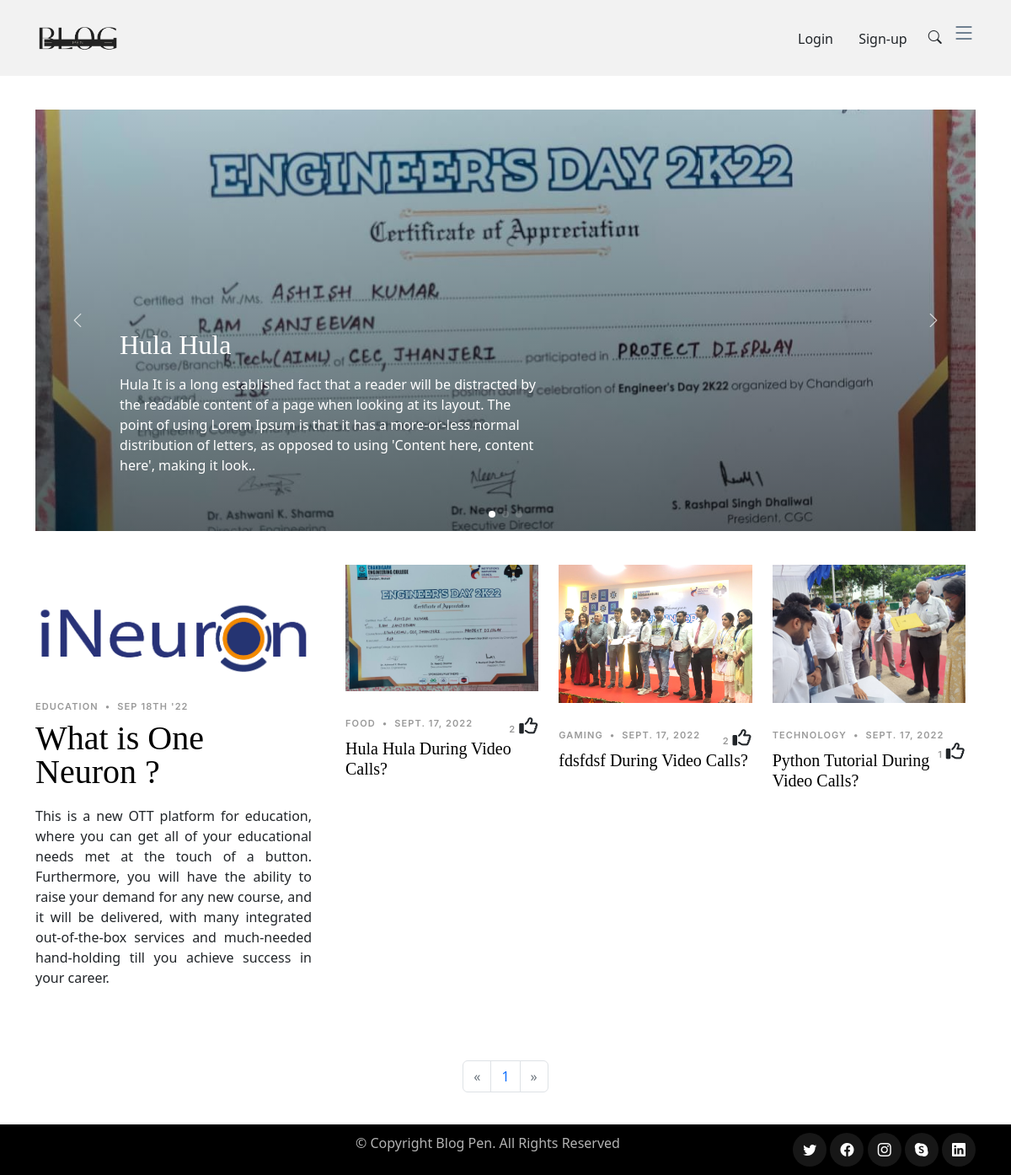
Before: / with the older database file.
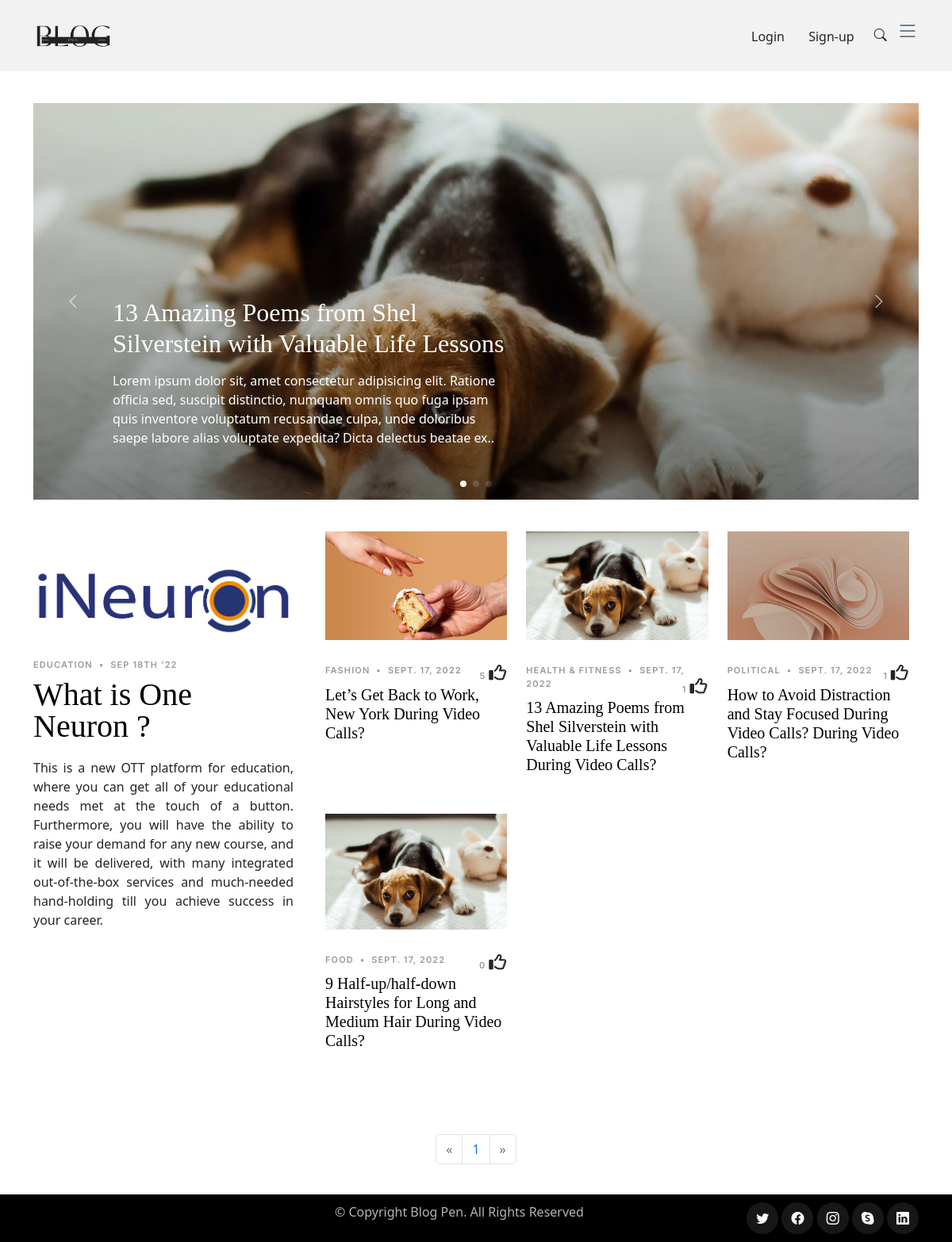
After: the same page with the newer database file.
### blog/models.py (models this page shows, shortened)
class Post(models.Model):
    sno = models.AutoField(primary_key=True)
    title = models.CharField(max_length=200)
    content = models.TextField()
    author = models.ForeignKey(User,on_delete=models.CASCADE)
    category  = models.CharField(
        max_length = 50,
        choices = INT_CHOICES,
        default = 'college'
        )
    likes = models.IntegerField(default=0)
    timestamp = models.DateField(blank=True)
    image = models.ImageField(upload_to="thumbnails/")

### home/views.py (the view)
# urls.py: path('', views.bloghome, name='home'),
def bloghome(request):
    a = Post.objects.all().order_by('-likes')
    p = Paginator(a,6)
    page_number = request.GET.get('page')
    pgs_page = p.get_page(page_number)
    likes_list = []
    carouselPages = Post.objects.all()[0:3]
    for i in pgs_page:
        try:
            Likes.objects.get(user=request.user.username,post_sno = i.sno)
            likes_list.append(True)
        except Exception as e:
            likes_list.append(False)
    return render(request,'blog/bloghome.html',{'posts':zip(likes_list,pgs_page),'page_range':p.page_range,'lklist':likes_list,'carousal':carouselPages})

### templates/blog/bloghome.html (shortened to what this page needs)
{% extends 'home/basic.html' %}
{% load static %}
{% block body %}
<main >
    <section id="hero-slider" class="hero-slider" style="margin-top:0px">
      <div class="container-md" >
        <div class="row">
          <div class="col-12">
            <div class="swiper sliderFeaturedPosts">
              <div class="swiper-wrapper">
                {% for post in carousal  %}
                <div class="swiper-slide">
                    <a href="{% url 'slug' post.sno %}" class="img-bg d-flex align-items-end" style="background-image: url('http://127.0.0.1:8000/media/{{post.image}}');">
                      <div class="img-bg-inner">
                        <h2>{{post.title}}</h2>
                        <p>{{post.content|slice:290|safe}}..</p>
                      </div>
                    </a>
                  </div>
                {% endfor %}
              </div>
              <div class="custom-swiper-button-next">
                <span class="bi-chevron-right"></span>
              </div>
              <div class="custom-swiper-button-prev">
                <span class="bi-chevron-left"></span>
              </div>
              <div class="swiper-pagination"></div>
            </div>
          </div>
        </div>
      </div>
    </section>
    <section id="posts" class="posts">
      <div class="container" data-aos="fade-up">
        <div class="row ">
          <div class="col-lg-4" style="padding-right: 40px">
            <div class="post-entry-1 lg">
              <a href="single-post.html"><img src="{% static 'nuron.png' %}" alt="" class="img-fluid"></a>
              <div class="post-meta"><span class="date">Education</span> <span class="mx-1">&bullet;</span> <span>Sep 18th '22</span></div>
              <h2><a href="single-post.html">What is One Neuron ?</a></h2>
              <p class="mb-4  d-block" style="text-align: justify">This is a new OTT platform for education, where you can get all of your educational needs met at the touch of a button. Furthermore, you will have the ability to raise your demand for any new course, and it will be delivered, with many integrated out-of-the-box services and much-needed hand-holding till you achieve success in your career.</p>
            </div>
          </div>
          <div class="col-lg-8">
            <div class="row g-5">
                <div class="row">
                {% for like,post in posts %}
                    <div class="post-entry-1 col-md-4">
                        <a href="{% url 'slug' post.sno %}"><img src="http://127.0.0.1:8000/media/{{post.image}}" alt="" class="img-fluid"></a>
                        <div class="post-meta"><span class="date"> {{post.category}}</span> <span class="mx-1">&bullet;</span> <span>{{post.timestamp}}</span>
                            <span style="float: right"> {{post.likes}}
                                {% if user.is_authenticated %}
                         {% comment %} if user i logged in then check if he has already liked the post or not {% endcomment %}
                            {% if like %}
                            <a  style="text-align: left"  > <i class="fa fa-2x fa-thumbs-up"></i>  </a>
                            {% else %}
                            <a  style="text-align: left"  href="{% url 'like' post.sno %}"> <i class="fa-regular fa-2x fa-thumbs-up"></i>  </a>
                            {% endif %}
                       {% else %}
                       <a style="text-align: left" href="{% url 'login' %}" > <i class="fa-regular fa-2x fa-thumbs-up"></i>  </a>
                        {% endif %}
                            </span></div>
                        <h2><a href="{% url 'slug' post.sno %}">{{post.title}}
                 During Video Calls?</a></h2>
                </div>
                {% endfor %}
              </div>
            </div>
          </div>
        </div>
      </div>
    </section>
  </main>
<div class="container my-3">
<div class="container mb-5">
<nav aria-label="Page navigation example">
    <ul class="pagination justify-content-center">
    {% if pgs.has_previous %}
    <li class="page-item ">
        <a class="page-link"  href="?page={{pgs.previous_page_number}}" aria-label="Previous">
          <span aria-hidden="true">&laquo;</span>
        </a>
      </li>
    {% else %}
    <li class="page-item disabled">
        <a class="page-link"  href="#" aria-label="Previous">
          <span aria-hidden="true">&laquo;</span>
        </a>
      </li>
    {% endif %}
      {% for page in page_range %}
      {% if page == pgs.number %}
       <li class="page-item active" aria-current="page"><a class="page-link" href="?page={{page}}">{{page}}</a></li>
      {% else %}
       <li class="page-item"><a class="page-link" href="?page={{page}}">{{page}}</a></li>
      {% endif %}
      {% endfor %}
      {% if pgs.has_next %}
       <li class="page-item">
        <a class="page-link" href="?page={{pgs.next_page_number}}" aria-label="Next">
          <span aria-hidden="true">&raquo;</span>
        </a>
      </li>
      {% else %}
       <li class="page-item disabled">
        <a class="page-link" href="#" aria-label="Next">
          <span aria-hidden="true">&raquo;</span>
        </a>
      </li>
      {% endif %}
    </ul>
  </nav>
</div>
</div>
<div style="height: 50px">
</div>
    {% endblock %}

### templates/home/basic.html (shortened to what this page needs)
<!doctype html>
<html lang="en">
{% load static %}
    <head>
  <link href="https://cdn.jsdelivr.net/npm/bootstrap-avatar@latest/dist/avatar.min.css" rel="stylesheet">
  <link
    rel="stylesheet"
    href="https://cdn.jsdelivr.net/npm/swiper@8/swiper-bundle.min.css"
    />
<link href="{% static 'assets/vendor/bootstrap/css/bootstrap.min.css' %}" rel="stylesheet">
<link href="{% static 'assets/vendor/bootstrap-icons/bootstrap-icons.css' %}" rel="stylesheet">
<link href="{% static 'assets/vendor/bootstrap-icons/bootstrap-icons.css' %}" rel="stylesheet">
<link href="{% static 'assets/vendor/bootstrap-icons/bootstrap-icons.css' %}" rel="stylesheet">
<link href="{% static 'assets/vendor/bootstrap-icons/bootstrap-icons.css' %}" rel="stylesheet">
<link href="{% static 'assets/css/variables.css' %}" rel="stylesheet">
<link href="{% static 'assets/css/main.css' %}" rel="stylesheet">
    </head>
    <body>
          <header id="header" class="header d-flex align-items-center " >
            <div class="container-fluid container-xl d-flex align-items-center justify-content-between">
              <a href="{% url 'home' %}" class="logo d-flex align-items-center">
                <img width="100px"  src="{% static 'logo.png' %}" alt="">
              </a>
              <div class="position-relative">
                {% if user.is_authenticated %}
                    <button type="button" class="btn  dropdown-toggle" data-bs-toggle="dropdown"
                        aria-expanded="false">
                        Welcome {{request.user.first_name}}
                    </button>
                    <ul class="dropdown-menu">
                        <li><a class="dropdown-item" href="http://127.0.0.1:8000/logout/">Logout</a></li>
                    </ul>
                {% else %}
                    <a href="{% url 'login' %}" type="button" class="btn">Login</a>
                    <a href="{% url 'signup' %}"  type="button" class="btn">Sign-up</a>
                {% endif %}
                <a href="#" class="mx-2 js-search-open"><span class="bi-search"></span></a>
                <i class="bi bi-list mobile-nav-toggle"></i>
              </div>
            </div>
          </header>
        {% block body %}{% endblock body %}
        <footer id="footer" class="footer fixed-bottom">
    <div class="footer-legal" style="padding: 10px">
      <div class="container">
        <div class="row justify-content-between">
            <div class="col-md-4 text-center text-md-start  mb-md-0">
              </div>
          <div class="col-md-4 text-center text-md-start  mb-md-0">
            <div class="copyright">
              © Copyright <strong><span>Blog Pen</span></strong>. All Rights Reserved
            </div>
          </div>
          <div class="col-md-4">
            <div class="social-links mb-3 mb-lg-0 text-center text-md-end">
              <a href="#" class="twitter"><i class="bi bi-twitter"></i></a>
              <a href="#" class="facebook"><i class="bi bi-facebook"></i></a>
              <a href="#" class="instagram"><i class="bi bi-instagram"></i></a>
              <a href="#" class="google-plus"><i class="bi bi-skype"></i></a>
              <a href="#" class="linkedin"><i class="bi bi-linkedin"></i></a>
            </div>
          </div>
        </div>
      </div>
    </div>
  </footer>
    </body>
</html>

### static/assets/css/variables.css (style rules this page uses)
:root { --font-default: 'EB Garamond', system-ui, -apple-system, "Segoe UI", Roboto, "Helvetica Neue", Arial, "Noto Sans", "Liberation Sans", sans-serif, "Apple Color Emoji", "Segoe UI Emoji", "Segoe UI Symbol", "Noto Color Emoji"; --font-primary: 'EB Garamond', serif; --font-secondary: 'Inter', sans-serif; --color-default: #212529; --color-default-rgb: 33, 37, 41; --color-links: #212529; --color-links-hover: #15171a; --color-primary: #212529; --color-primary-light: #26282c; --color-primary-dark: #0b0c0e; --color-primary-rgb: 33, 37, 41; --color-primary-light-rgb: 38, 40, 44; --color-primary-dark-rgb: 11, 12, 14; --color-secondary: #596d80; --color-secondary-light: #8498aa; --color-secondary-dark: #404f5c; --color-secondary-rgb: 89, 109, 128; --color-secondary-light-rgb: 132, 152, 170; --color-secondary-dark-rgb: 64, 79, 92; --color-blue: #0d6efd; --color-blue-rgb: 13, 110, 253; --color-indigo: #6610f2; --color-indigo-rgb: 102, 16, 242; --color-purple: #6f42c1; --color-purple-rgb: 111, 66, 193; --color-pink: #f3268c; --color-pink-rgb: 243, 38, 140; --color-red: #df1529; --color-red-rgb: 223, 21, 4; --color-orange: #fd7e14; --color-orange-rgb: 253, 126, 20; --color-yellow: #ffc107; --color-yellow-rgb: 255, 193, 7; --color-green: #059652; --color-green-rgb: 5, 150, 82; --color-teal: #20c997; --color-teal-rgb: 32, 201, 151; --color-cyan: #0dcaf0; --color-cyan-rgb: 13, 202, 240; --color-white: #ffffff; --color-white-rgb: 255, 255, 255; --color-gray: #6c757d; --color-gray-rgb: 108, 117, 125; --color-black: #000000; --color-black-rgb: 0, 0, 0; }
:root { --bs-blue: var(--color-blue); --bs-indigo: var(--color-indigo); --bs-purple: var(--color-purple); --bs-pink: var(--color-pink); --bs-red: var(--color-red); --bs-orange: var(--color-orange); --bs-yellow: var(--color-yellow); --bs-green: var(--color-green); --bs-teal: var(--color-teal); --bs-cyan: var(--color-cyan); --bs-white: var(--color-white); --bs-gray: var(--color-gray); --bs-gray-dark: #343a40; --bs-gray-100: #f8f9fa; --bs-gray-200: #e9ecef; --bs-gray-300: #dee2e6; --bs-gray-400: #ced4da; --bs-gray-500: #adb5bd; --bs-gray-600: #6c757d; --bs-gray-700: #495057; --bs-gray-800: #343a40; --bs-gray-900: #212529; --bs-primary: var(--color-blue); --bs-secondary: var(--color-blue); --bs-success: #198754; --bs-info: #0dcaf0; --bs-warning: #ffc107; --bs-danger: #dc3545; --bs-light: #f8f9fa; --bs-dark: #212529; --bs-primary-rgb: var(--color-primary-rgb); --bs-secondary-rgb: var(--color-secondary-rgb); --bs-success-rgb: 25, 135, 84; --bs-info-rgb: 13, 202, 240; --bs-warning-rgb: 255, 193, 7; --bs-danger-rgb: 220, 53, 69; --bs-light-rgb: 248, 249, 250; --bs-dark-rgb: 33, 37, 41; --bs-white-rgb: var(--color-white-rgb); --bs-black-rgb: var(--color-black-rgb); --bs-body-color-rgb: var(--color-default-rgb); --bs-body-bg-rgb: 255, 255, 255; --bs-font-sans-serif: var(--font-default); --bs-font-monospace: SFMono-Regular, Menlo, Monaco, Consolas, "Liberation Mono", "Courier New", monospace; --bs-gradient: linear-gradient(180deg, rgba(255, 255, 255, 0.15), rgba(255, 255, 255, 0)); --bs-body-font-family: var(--font-default); --bs-body-font-size: 1rem; --bs-body-font-weight: 400; --bs-body-line-height: 1.5; --bs-body-color: var(--color-default); --bs-body-bg: #fff; }

Changed rows visible on the page:
removed Post: image (picture), title "Hula Hula", content "Hula It is a long established fact that a reader will be distracted by the readable content of a page when looking at its layout. The point of using Lorem Ipsum is that it has a more-or-less normal distribution of letters, as opposed to using 'Content here, content here', making it look", category "FOOD", timestamp "SEPT. 17, 2022", likes "2"
removed Post: image (picture), category "GAMING", timestamp "SEPT. 17, 2022", likes "2", title "fdsfdsf", shown under "What is One Neuron ?"
removed Post: image (picture), category "TECHNOLOGY", timestamp "SEPT. 17, 2022", likes "1", title "Python Tutorial", shown under "What is One Neuron ?"
added Post: image (picture), title "13 Amazing Poems from Shel Silverstein with Valuable Life Lessons", content "L orem ipsum dolor sit, amet consectetur adipisicing elit. Ratione officia sed, suscipit distinctio, numquam omnis quo fuga ipsam quis inventore voluptatum recusandae culpa, unde doloribus saepe labore alias voluptate expedita? Dicta delectus beatae ex", category "HEALTH & FITNESS", timestamp "SEPT. 17, 2022", likes "1"
added Post: image (picture), category "FASHION", timestamp "SEPT. 17, 2022", likes "5", title "Let’s Get Back to Work, New York", shown under "What is One Neuron ?"
added Post: image (picture), category "POLITICAL", timestamp "SEPT. 17, 2022", likes "1", title "How to Avoid Distraction and Stay Focused During Video Calls?", shown under "What is One Neuron ?"
added Post: image (picture), category "FOOD", timestamp "SEPT. 17, 2022", likes "0", title "9 Half-up/half-down Hairstyles for Long and Medium Hair", shown under "What is One Neuron ?"
